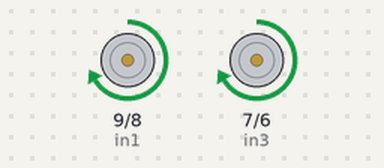
Recording of a sketch running on a simulated Arduino Uno, built with avr-gcc and run on an emulated ATmega328P. Shown: motor-driver pin pairs drawn as motors (green arrow = first pin HIGH = forward, orange = second pin HIGH = backward, longer = more drive, scaled by the enable pin).

Above: at 0.05 s.
Timing chart, 0 to 3.0 s (numbered marks = the images above):
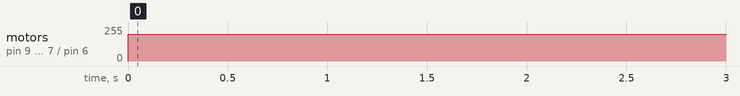

The sketch:

SimpleMotorDriver.ino
```cpp
const int enB = 5;
const int in4 = 6;
const int in3 = 7;
const int in2 = 8;
const int in1 = 9;
const int enA = 10;
void setup() {
  pinMode(enB, OUTPUT);
  pinMode(in4, OUTPUT);
  pinMode(in3, OUTPUT);
  pinMode(enA, OUTPUT);
  pinMode(in2, OUTPUT);
  pinMode(in1, OUTPUT);
}

void loop() {
  digitalWrite(in1, HIGH);
  digitalWrite(in2, LOW);
  analogWrite(enA, 200);
  digitalWrite(in3, HIGH);
  digitalWrite(in4, LOW);
  analogWrite(enB, 200);
  delay(2000);

  digitalWrite(in1, LOW);
  digitalWrite(in2, LOW);
  digitalWrite(in3, LOW);
  digitalWrite(in4, LOW);
}
```

Measured:
- by itself, motor on pin 9 (in1) / pin 8 (in2), motor on pin 7 (in3) / pin 6 (in4): stopped → forward 200/255 at 0.00 s
